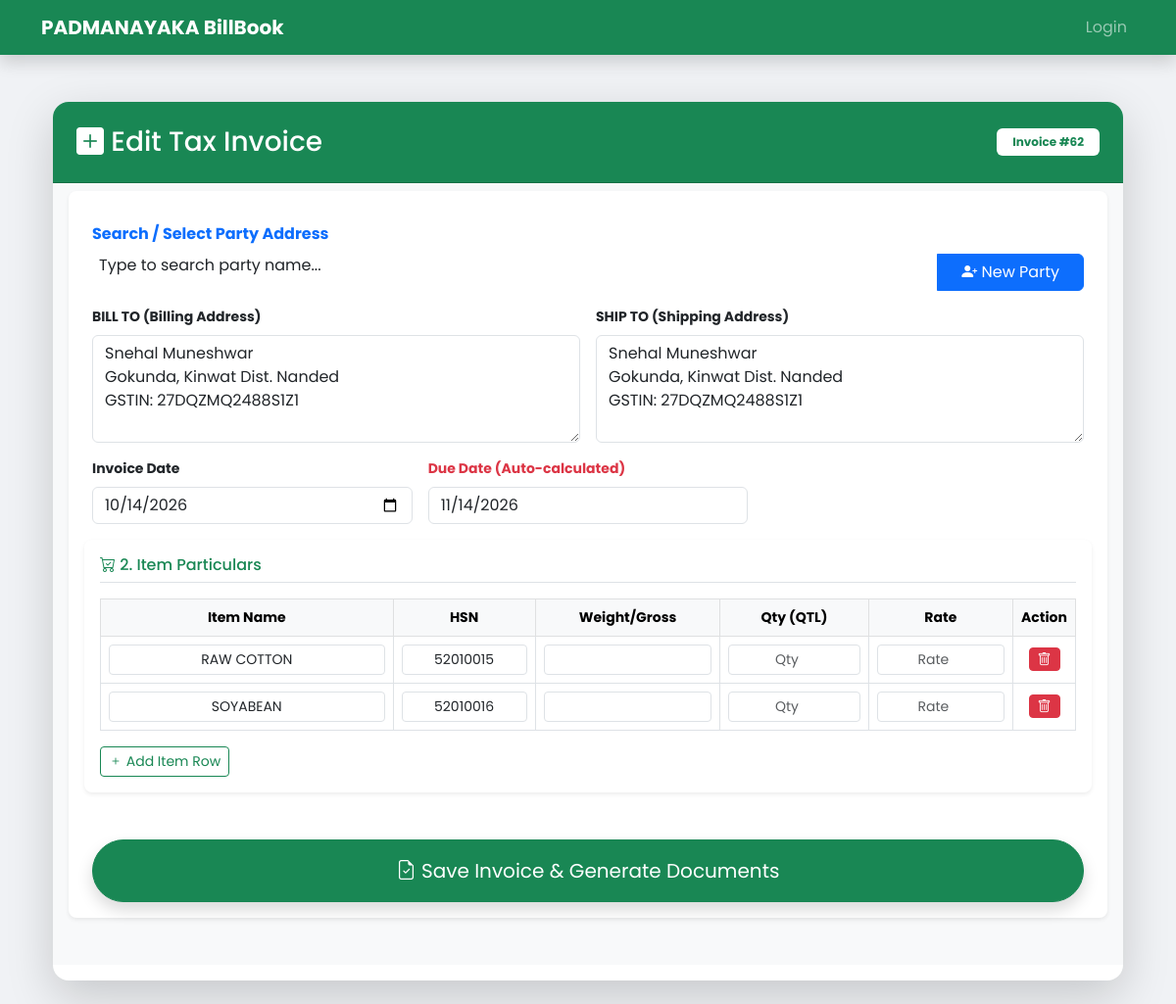
Page /edit/2 on the committed database.
### app.py (models this page shows)
class Invoice(db.Model):
    id = db.Column(db.Integer, primary_key=True)
    invoice_no = db.Column(db.Integer, unique=True)
    date = db.Column(db.String(20))
    due_date = db.Column(db.String(20))
    bill_to = db.Column(db.Text)
    ship_to = db.Column(db.Text)
    buyer_gstin = db.Column(db.String(100))
    transporter_id_name = db.Column(db.String(100), default="SELF")
    trans_doc_no = db.Column(db.String(100))
    transport_mode = db.Column(db.String(100), default="Road")
    vehicle_no = db.Column(db.String(100))
    transport_from = db.Column(db.String(100), default="Nanded")
    cewb_no = db.Column(db.String(100), default="-")
    multi_veh_info = db.Column(db.String(50), default="-")
    portal_no = db.Column(db.String(100), default="1")
    approx_distance = db.Column(db.String(100), default="0 km")
    total_taxable = db.Column(db.Float)
    total_tax = db.Column(db.Float)
    grand_total = db.Column(db.Float)
    items = db.relationship(
        "InvoiceItem", backref="invoice", cascade="all, delete-orphan"
    )

class InvoiceItem(db.Model):
    id = db.Column(db.Integer, primary_key=True)
    invoice_id = db.Column(db.Integer, db.ForeignKey("invoice.id"))
    name = db.Column(db.String(100))
    hsn = db.Column(db.String(20))
    weight = db.Column(db.String(20))
    qty = db.Column(db.Float)
    rate = db.Column(db.Float)
    amount = db.Column(db.Float)

### app.py (the view, shortened to what this page needs)
@app.route("/edit/<int:inv_id>", methods=["GET", "POST"])
def edit(inv_id):
    inv = Invoice.query.get_or_404(inv_id)
    return render_template(
        "create.html", inv=inv, next_no=inv.invoice_no, today=inv.date
    )

### templates/create.html (shortened to what this page needs)
{% extends 'base.html' %}
{% block content %}
<link href="https://cdn.jsdelivr.net/npm/select0-rc.0/dist/css/select2.min.css" rel="stylesheet" />
<link rel="stylesheet" href="https://cdn.jsdelivr.net/npm/select2-bootstrap-5-theme@1.3.0/dist/select2-bootstrap-5-theme.min.css" />
<div class="container py-4">
    <div class="card shadow-lg border-0 rounded-4 overflow-hidden">
        <div class="card-header bg-success text-white p-4 d-flex justify-content-between align-items-center">
            <h3 class="mb-0"><i class="bi bi-plus-square-fill"></i> {{ 'Edit' if inv else 'Generate New' }} Tax Invoice</h3>
            <span class="badge bg-white text-success px-3 py-2">Invoice #{{ next_no }}</span>
        </div>
        <form method="POST" id="mainInvoiceForm" class="card-body p-4 bg-light">
            <div class="row g-3 mb-4 p-3 bg-white rounded-3 shadow-sm">
                <div class="col-md-12">
                    <label class="form-label fw-bold text-primary">Search / Select Party Address</label>
                    <div class="input-group">
<button type="button" class="btn btn-primary px-4" data-bs-toggle="modal" data-bs-target="#newPartyModal">
    <i class="bi bi-person-plus-fill"></i> New Party
</button>
</div>
</div>
<div class="col-md-6 mt-3">
    <label class="form-label fw-bold small">BILL TO (Billing Address)</label>
    <textarea id="bill_to" name="bill_to" class="form-control" rows="4" required>{{ inv.bill_to if inv else "" }}</textarea>
</div>
<div class="col-md-6 mt-3">
    <label class="form-label fw-bold small">SHIP TO (Shipping Address)</label>
    <textarea id="ship_to" name="ship_to" class="form-control" rows="4">{{ inv.ship_to if inv else "" }}</textarea>
</div>
<div class="col-md-4 mt-3">
    <label class="form-label fw-bold small">Invoice Date</label>
    <input type="date" id="invoice_date" name="date" class="form-control" value="{{ today }}" required>
</div>
<div class="col-md-4 mt-3">
    <label class="form-label fw-bold small text-danger">Due Date (Auto-calculated)</label>
    <input type="date" id="due_date" name="due_date" class="form-control" value="{{ inv.due_date if inv else "" }}" required readonly>
</div>
<div class="p-3 bg-white rounded-3 shadow-sm mb-4">
    <h6 class="text-success border-bottom pb-2 mb-3"><i class="bi bi-cart-check"></i> 2. Item Particulars</h6>
    <div class="table-responsive">
        <table class="table table-bordered align-middle" id="itemsTable">
            <thead class="table-light small">
                <tr class="text-center">
    <th style="width: 30%;">Item Name</th>
    <th>HSN</th>
    <th>Weight/Gross</th>
    <th>Qty (QTL)</th>
    <th>Rate</th>
    <th>Action</th>
</tr>
</thead>
<tbody>
    {% if inv %}
        {% for item in inv.items %}
        <tr class="item-row">
            <td><input type="text" name="item_name[]" class="form-control form-control-sm" value="{{ item.name }}"></td>
            <td><input type="text" name="hsn[]" class="form-control form-control-sm" value="{{ item.hsn }}"></td>
            <td><input type="text" name="weight[]" class="form-control form-control-sm" value="{{ item.weight }}"></td>
            <td><input type="number" step="0.01" name="qty[]" class="form-control form-control-sm" placeholder="Qty" required></td>
            <td><input type="number" step="0.01" name="rate[]" class="form-control form-control-sm" placeholder="Rate" required></td>
            <td class="text-center"><button type="button" class="btn btn-danger btn-sm" onclick="removeRow(this)"><i class="bi bi-trash"></i></button></td>
        </tr>
        {% endfor %}
    {% endif %}
</tbody>
</table>
</div>
<button type="button" class="btn btn-sm btn-outline-success" onclick="addRow()"><i class="bi bi-plus"></i> Add Item Row</button>
</div>
<div class="mt-4">
    <button type="submit" class="btn btn-success btn-lg w-100 py-3 rounded-pill shadow">
        <i class="bi bi-file-earmark-check"></i> Save Invoice & Generate Documents
    </button>
</div>
</form>
</div>
</div>
{% endblock %}

### templates/base.html (style rules this page uses)
body { font-family: 'Poppins', sans-serif; background: #f0f2f5; }

### templates/create.html (style rules this page uses)
.item-row input { text-align: center; }

### rows in the picture
Invoice: bill_to "Snehal Muneshwar Gokunda, Kinwat Dist. Nanded GSTIN: 27DQZMQ2488S1Z1", ship_to "Snehal Muneshwar Gokunda, Kinwat Dist. Nanded GSTIN: 27DQZMQ2488S1Z1", date "10/14/2026", due_date "11/14/2026"
InvoiceItem: name "RAW COTTON", hsn "52010015"
InvoiceItem: name "SOYABEAN", hsn "52010016"

### other values in the picture
{{ 'Edit' if inv else 'Generate New' }} "Edit"
{{ next_no }} "62"
